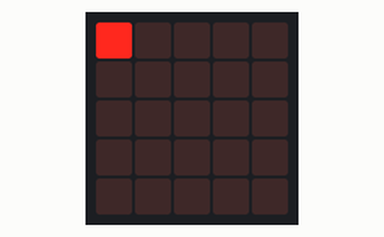
Recording of a program running on a simulated BBC micro:bit (MakeCode). On the bench: the board's 5×5 LED display.

Above: at 0.06 s.
At 0.54 s:
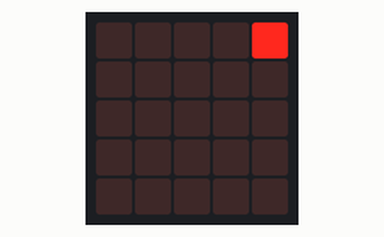
At 1.14 s:
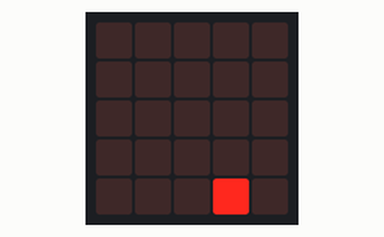
At 1.62 s:
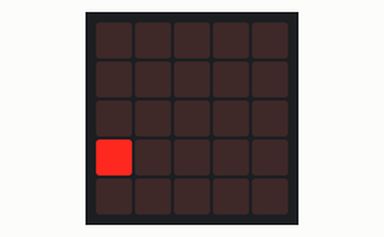
At 2.22 s:
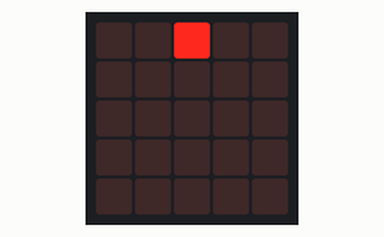

The program:

main.ts
```typescript
function 燈數 (num: number, 亮燈: boolean) {
    if (num < 6) {
        x = num - 1
        y = 0
    } else if (num >= 6 && num < 9) {
        x = 4
        y = num - 5
    } else if (num >= 9 && num < 14) {
        x = 13 - num
        y = 4
    } else if (num >= 14 && num <= 16) {
        x = 0
        y = 17 - num
    }
    if (亮燈) {
        led.plot(x, y)
    } else {
        led.unplot(x, y)
    }
}
let y = 0
let x = 0
let a = 0
basic.forever(function () {
    a += 1
    燈數(a - 1, false)
    if (a > 16) {
        a = 1
    }
    燈數(a, true)
    basic.pause(100)
})
```

test.ts
```typescript
// 在這裡測試；當此封包作為擴充功能時，將不會編譯此內容。
```

Measured:
- by itself, everything shown: repeats every 1.9 s, in 16 steps
